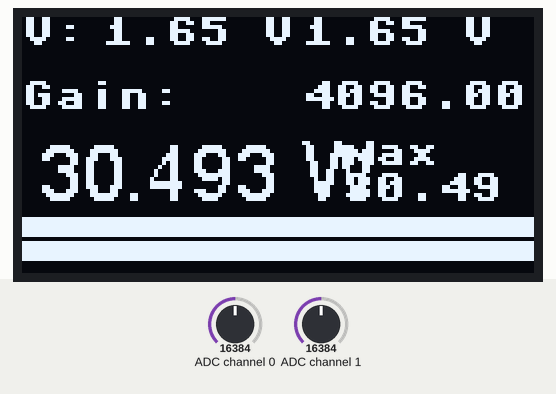
Recording of a program running on a simulated Raspberry Pi Pico running MicroPython. Shown: 128×64 one-colour display. The inputs (shaded band) are chosen by the test bench; at power-on: ADC channel 0 = 16384, ADC channel 1 = 16384 (analog values on the 0–32767 scale). Library files of the repository ran but are not shown: ssd1306.py, freesans20.py, writer.py, ads1115.py; what the program prints to the serial console is not drawn.

Above: at 2.2 s.
2.3 s: ADC channel 0 set to 22936
At 2.9 s:
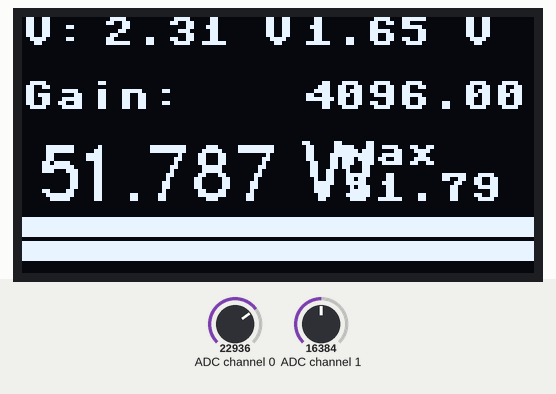
3.8 s: ADC channel 1 set to 22936
At 4.8 s:
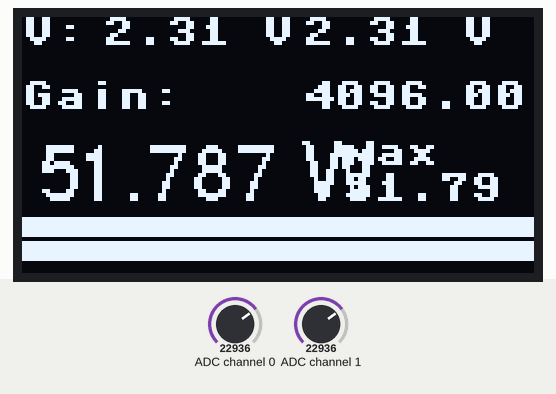
5.4 s: ADC channel 0 set to 26327
At 6.6 s:
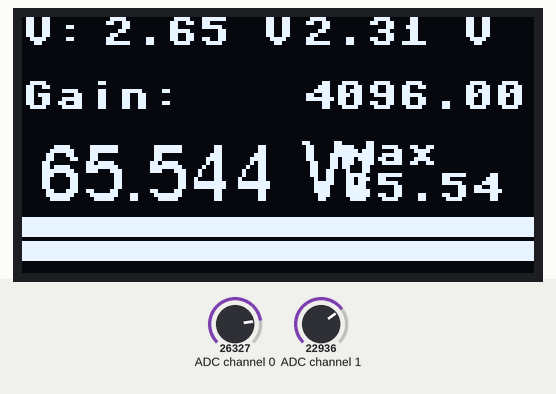
6.9 s: ADC channel 1 set to 26327
At 8.2 s:
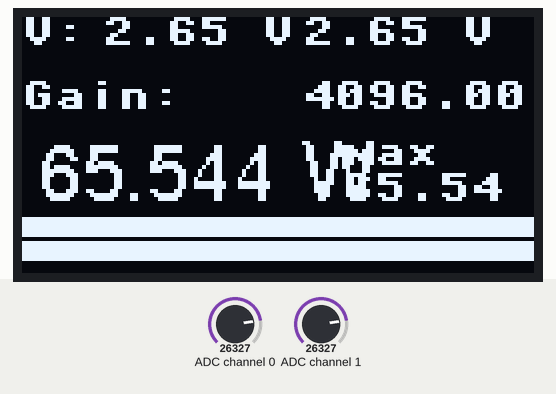
8.5 s: ADC channel 0 set to 25673
At 10.7 s:
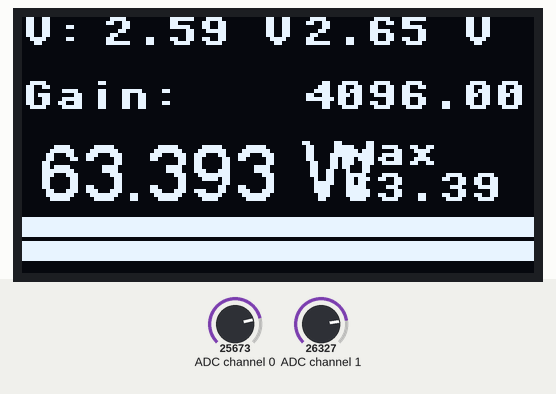
11.0 s: ADC channel 1 set to 25673
At 11.5 s:
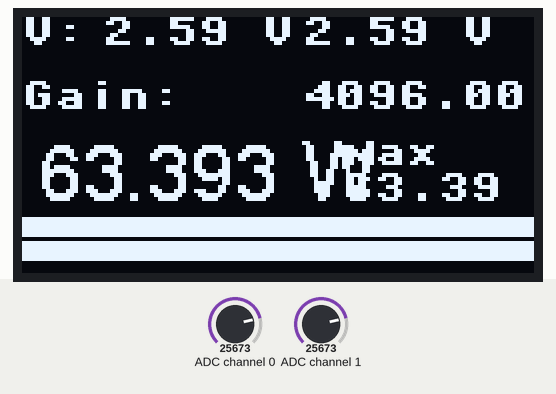
Timing chart, 0 to 13.5 s (numbered marks = the images above; inputs shaded):
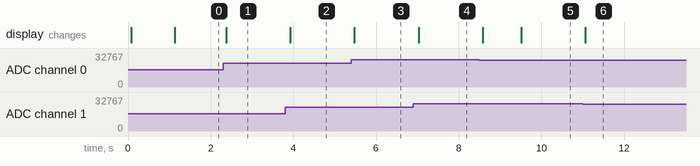

Measured:
- after the input at 2.3 s, the display: changes after 0.07 s (image 1)
- after the input at 3.8 s, the display: changes after 0.13 s (image 2)
- after the input at 5.4 s, the display: changes after 0.08 s (image 3)
- after the input at 6.9 s, the display: changes after 0.13 s (image 4)
- after the input at 8.5 s, the display: first changes after 0.08 s (image 5 shows a later state)
- after the input at 11.0 s, the display: changes after 0.06 s (image 6)

The program:

main_oled_1w.py
```python
from machine import Pin, I2C
import ssd1306
import freesans20
import writer
from time import sleep
from ads1115 import *
import ujson as json
import math
import time


# ==== OLED Setup ====
i2c = I2C(0, scl=Pin(1), sda=Pin(0))
oled = ssd1306.SSD1306_I2C(128, 64, i2c)

# ==== ADS1115 Setup ====
ADS1115_ADDRESS = 0x48
adc = ADS1115(ADS1115_ADDRESS, i2c=i2c)
adc.setVoltageRange_mV(ADS1115_RANGE_4096)
adc.setMeasureMode(ADS1115_SINGLE)

# Globale Variablen
peak_value = 0
peak_time = 0

# ==== Kalibriertabelle-Klasse (nur für 1W in diesem Fall) ====
class CalTable:
    def __init__(self, name, filename):
        self.name = name
        self.filename = filename
        self.table = []
        self.last_voltage = 0.0
        self.load_table()

    def save_table(self):
        with open(self.filename, "w") as f:
            json.dump(self.table, f)

    def init_default_table(self, default_points):
        self.table = default_points
        self.table.sort()
        self.save_table()

    def load_table(self):
        try:
            with open(self.filename, "r") as f:
                self.table = json.load(f)
            self.table = [tuple(x) for x in self.table]
            self.table.sort()
        except:
            self.init_default_table([
                (2.0, 1.0),
                (6.32, 10.0),
                (20.0, 100.0)
            ])

    def get_power(self, voltage, return_dbm=False):
        if not self.table:
            return None
        if voltage <= self.table[0][0]:
            power = self.table[0][1]
        elif voltage >= self.table[-1][0]:
            power = self.table[-1][1]
        else:
            for i in range(1, len(self.table)):
                v1, p1 = self.table[i - 1]
                v2, p2 = self.table[i]
                if v1 <= voltage <= v2:
                    ratio = (voltage - v1) / (v2 - v1)
                    power = p1 + ratio * (p2 - p1)
                    break
        if return_dbm:
            if power <= 0:
                return -float('inf')
            return 10 * math.log10(power * 1000)
        return power

# ==== 1W-Kalibrierung laden ====
cal_1w = CalTable("1W-Bereich", "cal_1w.json")

# ==== readChannel() für A0 ====
def readChannel(channel):
    adc.setCompareChannels(channel)
    adc.startSingleMeasurement()
    while adc.isBusy():
        pass
    voltage = adc.getResult_V()
    return voltage

def test_cal_1w_linear_steps():
    print("\nTest: cal_1w.get_power(v) bei 0–3 V (20 Schritte)")
    print("Spannung (V)   →   Leistung (W)")
    print("-" * 30)
    steps = 20
    for i in range(steps + 1):
        voltage = 3.0 * i / steps
        power = cal_1w.get_power(voltage)
        print("{:2.4f} V       →   {:7.5f} W".format(voltage, power))
def bars(x, max_value, x0=0, y0=50, width=128, height=10):
    """
    Zeichnet einen Balken (horizontal) auf dem OLED.
    - x         : aktueller Wert
    - max_value : Maximalwert
    - x0, y0    : Startposition (links oben)
    - width     : Max. Breite des Balkens (Pixel)
    - height    : Höhe des Balkens (Pixel)
    """
    # Verhältnis berechnen
    ratio = min(max(x / max_value, 0), 1)  # clamp 0–1
    bar_length = int(width * ratio)

    # Balkenhintergrund löschen
    oled.fill_rect(x0, y0, width, height, 0)
    # Balken zeichnen
    oled.fill_rect(x0, y0, bar_length, height, 1)


def track_peak(x, hold_time=1.5):
    """
    Gibt den aktuellen x-Wert zurück + den gehaltenen Maximalwert.
    Hält den Peak für 'hold_time' Sekunden.
    """
    global peak_value, peak_time

    now = time.ticks_ms()

    if x > peak_value:
        peak_value = x
        peak_time = now

    # Prüfen ob Peak-Haltezeit abgelaufen ist
    if time.ticks_diff(now, peak_time) > (hold_time * 1000):
        peak_value = x  # zurücksetzen auf aktuellen Wert

    return peak_value

def bars_with_peak(x, peak, max_value, x0=0, y0=50, width=128, height=10):
    x_ratio = min(max(x / max_value, 0), 1)
    peak_ratio = min(max(peak / max_value, 0), 1)

    bar_len = int(width * x_ratio)
    peak_x = int(width * peak_ratio)

    oled.fill_rect(x0, y0, width, height, 0)
    oled.fill_rect(x0, y0, bar_len, height, 1)

    if peak_x >= 1:
        oled.fill_rect(x0 + peak_x - 1, y0, 4
                       , height, 2)
def autorange_read(channel=ADS1115_COMP_0_GND):
    """
    Liest eine Spannung vom angegebenen Kanal und passt Gain automatisch an.
    Nutzt vorhandene 'setAutoRange()'-Funktion aus der Bibliothek.
    """
    # Kanal setzen & Messung starten
    adc.setCompareChannels(channel)
    adc.startSingleMeasurement()
    while adc.isBusy():
        pass

    # Rohwert checken
    raw = adc.getRawResult()

    # Auto-Gain aktivieren, wenn Signal zu klein/groß
    if abs(raw) > 26000 or abs(raw) < 3000:
        adc.setAutoRange()

    # Nach Gain-Wechsel neu messen
    adc.setCompareChannels(channel)
    adc.startSingleMeasurement()
    while adc.isBusy():
        pass

    voltage = adc.getResult_V()
    return voltage

def print_gain_ranges(teiler_faktor=34):
    print("Gain        | Max ADC V | Max Input V (geteilt) | Max Eingang")
    print("-" * 60)
    gain_ranges = [
        ("±0.256 V", 0.256),
        ("±0.512 V", 0.512),
        ("±1.024 V", 1.024),
        ("±2.048 V", 2.048),
        ("±4.096 V", 3.3),    # begrenzt durch VDD = 3.3V
        ("±6.144 V", 3.3)     # begrenzt durch VDD = 3.3V
    ]
    for label, v_adc in gain_ranges:
        v_in = v_adc * teiler_faktor
        print(f"{label:<10} | {v_adc:>8.3f} V | {v_adc:>8.3f} V         | {v_in:>8.2f} V")


# ==== Startmeldung auf dem OLED ====
print_gain_ranges()
oled.fill(0)
oled.text("HF Power Meter", 0, 0)
oled.text("Bereich: 1W", 0, 16)
oled.show()
sleep(1)


def loop():
# ==== Hauptloop ====
    while True:
        voltage_0 = readChannel(ADS1115_COMP_0_GND)
        voltage_1 = readChannel(ADS1115_COMP_1_GND)
        #voltage_0 = autorange_read(ADS1115_COMP_0_GND)
        power = cal_1w.get_power(voltage_0)
        peak = track_peak(power, hold_time=4.0)
        gain = adc.getVoltageRange_mV()
        print("Aktiver Gain-Bereich: ±{} mV".format(gain))


       # print("Spannung: {:.3f} V → {:.3f} W".format(voltage_0, power))

        oled.fill(0)
        oled.text("V:", 0, 0)
        oled.text("{:.2f} V".format(voltage_0), 20, 0)
        oled.text("{:.2f} V".format(voltage_1), 70, 0)

        oled.text("Gain:", 0, 16)
        oled.text("{:.2f} W".format(gain), 70, 16)


        # Große Schrift für Watt-Zahl
        font_writer = writer.Writer(oled, freesans20, False)
        font_writer.set_textpos(5, 30)
        font_writer.printstring("{:.3f} W".format(power))

        oled.text("max", 80, 30)
        oled.text("{:.2f}".format(peak), 80, 39)

        #bars(power, 0.18)  # z. B. max 1 W im 1W-Bereich
        bars_with_peak(power, peak, max_value=0.18, y0=50,height=5)
        bars_with_peak(power, peak, max_value=0.18, y0=56,height=5)
        oled.show()


        oled.show()
        sleep(0.1)


#test_cal_1w_linear_steps()
loop()
```
